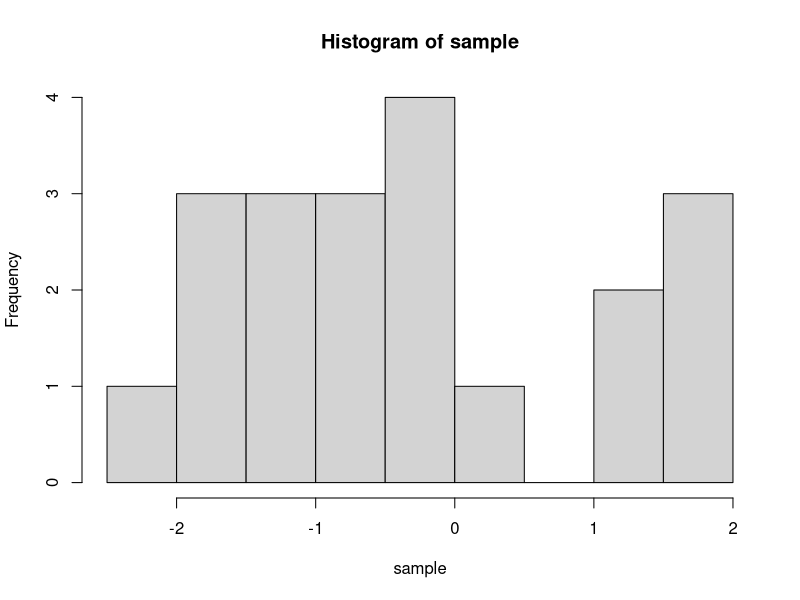
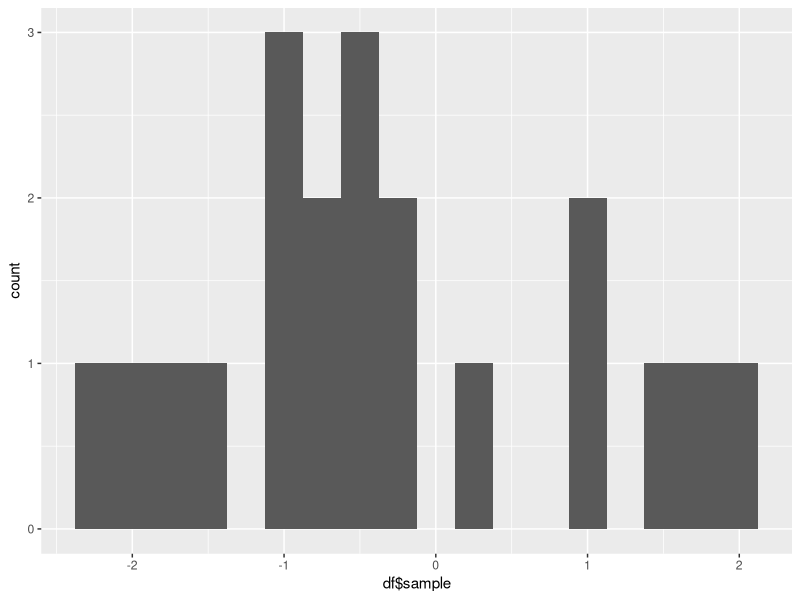

Here is the R script that generated these plots, in order: (Note: this script raises an error after producing the figures.)
## ---- chunk 1
knitr::opts_chunk$set(echo = TRUE)
chooseCRANmirror(graphics = FALSE, ind=1)
knitr::opts_chunk$set(echo = TRUE)

install.packages("ggplot2")
library(ggplot2)

wdir <- "/Users/LynHNguyen/JHU/Stat/mod1_nguyen"
setwd(wdir)
## ---- chunk 2
sample <- c(1.01, -0.15, -0.45, 1.69, -0.23,
            -0.76, -1.10, -0.73,  1.90, -1.70, 
            1.52, -2.13, -1.08, -0.50,  1.11, 
            -0.44, -1.92, -1.50, -1.06,  0.20)
sample
## ---- chunk 3
hist(sample)
## ---- chunk 4
df <- as.data.frame(sample)
histogram <- ggplot(data = df, aes(x = df$sample )) + 
  geom_histogram(binwidth = .25)
histogram
## ---- chunk 5
# ! [ ](Users/LynHNguyen/JHU/Stat/mod1_nguyen/meme.png)













knitr::include_graphics("meme.png")
